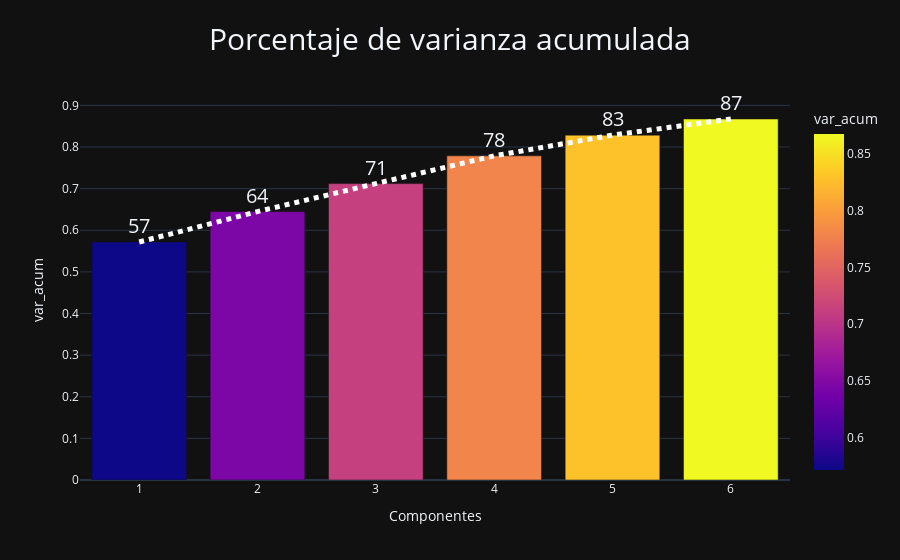

The cell this chart's notebook holds for it:
### Markdown cell above
#### *En este caso, el primer componente explica el 57% de la varianza observada en los datos. Los siguientes componentes no superan por separado el 1 % de varianza explicada*

### Code cell
import plotly.graph_objects as go

prop_varianza_acum = pca.explained_variance_ratio_.cumsum()

var_acum = pd.DataFrame(
    data=prop_varianza_acum,
    index=[i for i in range(1,len(prop_varianza_acum)+1)],
    columns=['var_acum']
)

fig = px.bar(
    data_frame=var_acum,
    y='var_acum',
    title='Porcentaje de varianza acumulada',
    text=round(var_acum.var_acum * 100,0),
    color='var_acum'
)

fig.update_traces(
    textfont_size=20, 
    textangle=0, 
    textposition="outside", 
    cliponaxis=False
)

fig.update_xaxes(
    title='Componentes'
)

fig.update_layout(
    title_x=0.5,
    title_font_size=30
)

fig.add_trace(
    go.Scatter(
        x=[i for i in range(1,len(prop_varianza_acum)+1)],
        y=prop_varianza_acum,
        mode="lines",
        line=go.scatter.Line(color="white",dash='dot',width=5),
        showlegend=False)
)

fig.show()

print('''

La suma de los primeros 4 componentes superan el 77% de los datos, si utilizamos los {a} componentes obtendriamos mas de un 86% de los datos. 
Sin embargo en nuestro dataset tenemos {b} columnas de las cuales 1 es nuestro target, por ello podemos mencionar que aplicar este algoritmo 
en principio no seria conveniente ya que si 6 componentes explican el 87% de los datos y tenemos {c} columnas, continuaremos usando las mismas.

'''.format(a=len(pca.components_),b=len(dff.columns),c=len(dff.columns)-1))

### Figure 1 — Plotly figure (JSON) as saved in the notebook; plotly's stock layout.template omitted (floating-point values rounded to 4 significant figures)
{"data": [{"alignmentgroup": "True", "cliponaxis": false, "hovertemplate": "index=%{x}<br>var_acum=%{marker.color}<br>text=%{text}<extra></extra>", "legendgroup": "", "marker": {"color": [0.5717, 0.645, 0.7121, 0.7788, 0.8286, 0.8673], "coloraxis": "coloraxis", "pattern": {"shape": ""}}, "name": "", "offsetgroup": "", "orientation": "v", "showlegend": false, "text": [57, 64, 71, 78, 83, 87], "textangle": 0, "textfont": {"size": 20}, "textposition": "outside", "type": "bar", "x": [1, 2, 3, 4, 5, 6], "xaxis": "x", "y": [0.5717, 0.645, 0.7121, 0.7788, 0.8286, 0.8673], "yaxis": "y"}, {"line": {"color": "white", "dash": "dot", "width": 5}, "mode": "lines", "showlegend": false, "type": "scatter", "x": [1, 2, 3, 4, 5, 6], "y": [0.5717, 0.645, 0.7121, 0.7788, 0.8286, 0.8673]}], "layout": {"barmode": "relative", "coloraxis": {"colorbar": {"title": {"text": "var_acum"}}, "colorscale": [[0, "#0d0887"], [0.1111, "#46039f"], [0.2222, "#7201a8"], [0.3333, "#9c179e"], [0.4444, "#bd3786"], [0.5556, "#d8576b"], [0.6667, "#ed7953"], [0.7778, "#fb9f3a"], [0.8889, "#fdca26"], [1, "#f0f921"]]}, "legend": {"tracegroupgap": 0}, "title": {"font": {"size": 30}, "text": "Porcentaje de varianza acumulada", "x": 0.5}, "xaxis": {"anchor": "y", "domain": [0, 1], "title": {"text": "Componentes"}}, "yaxis": {"anchor": "x", "domain": [0, 1], "title": {"text": "var_acum"}}}}
